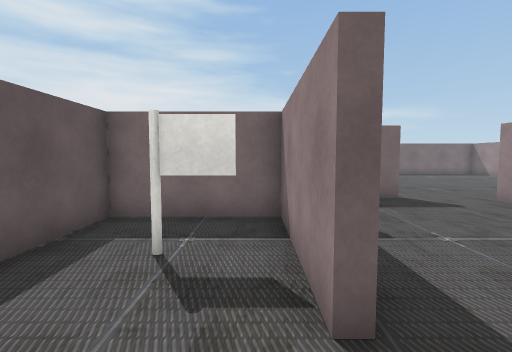
view 1 (above)

20 first-person views from a walk through a scene from a Unity 3-D project. The camera is 1.2 m above the floor, tilts 4° down and sees 85° across. The floor is counted in squares, 1 m on a side. Each view is taken from the middle of a square. On the plan, view 1 faces up. The plan holds only what a view shows up to about 13 squares ahead; the rest is blank. The place goes on beyond the plan. Some surface patterns are stand-ins.

view 2
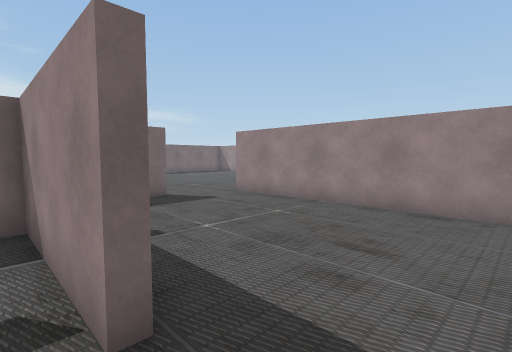

view 3
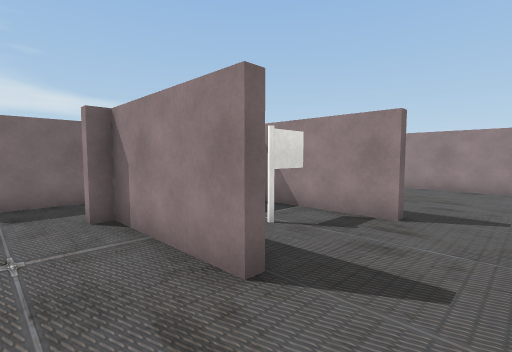

view 4
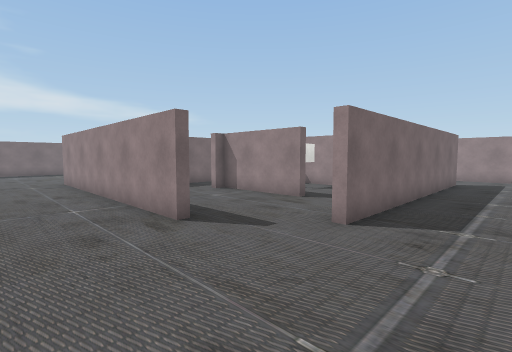

view 5
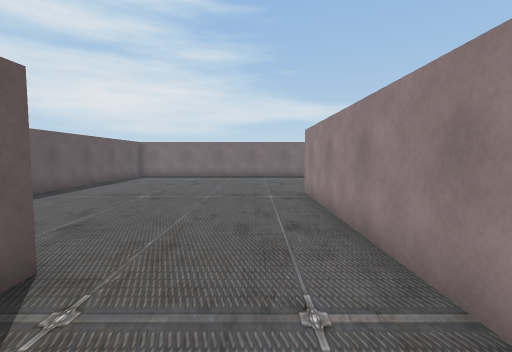

view 6
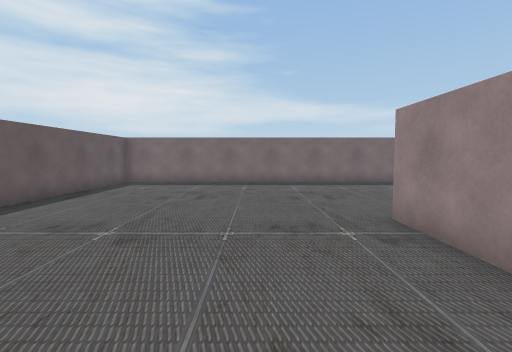

view 7
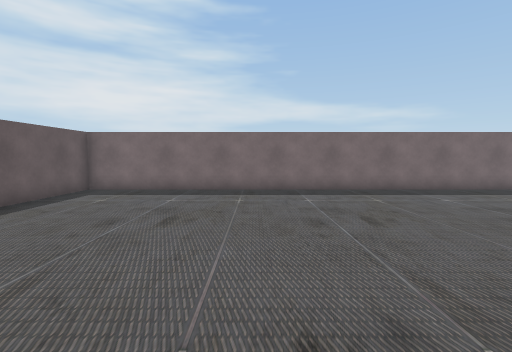

view 8
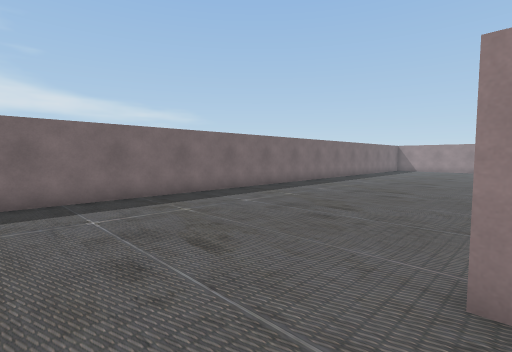

view 9
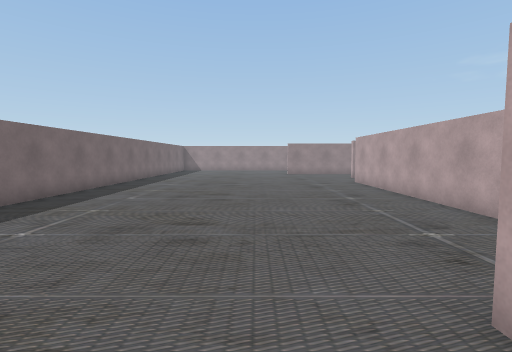

view 10
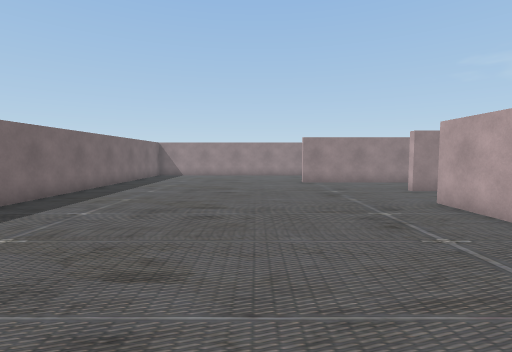

view 11
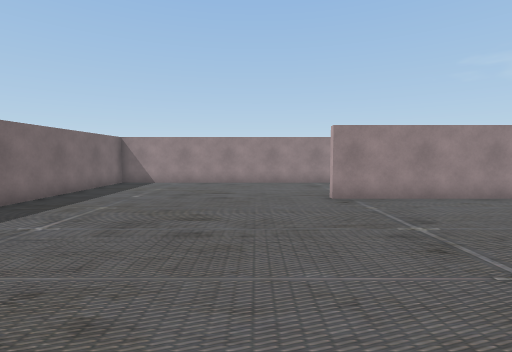

view 12
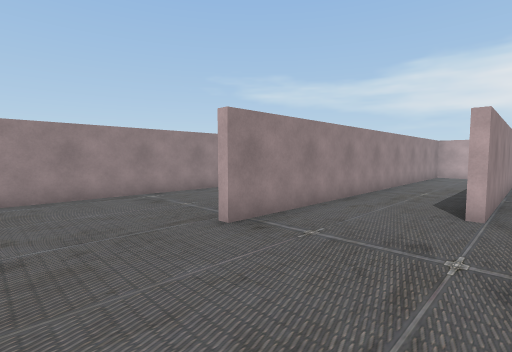

view 13
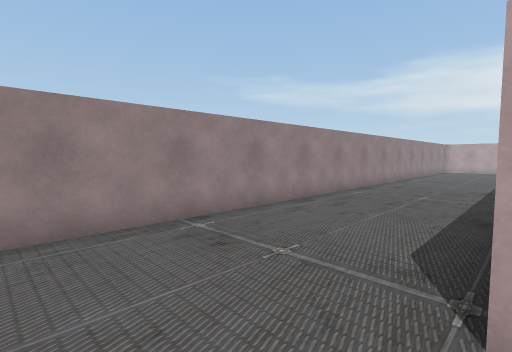

view 14
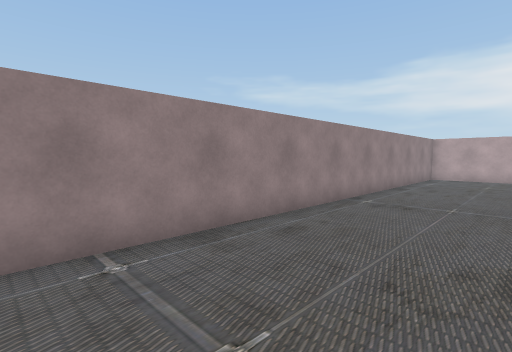

view 15
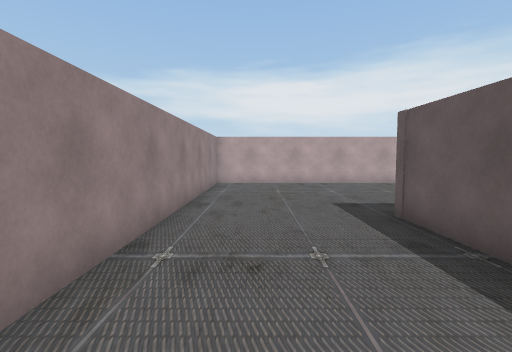

view 16
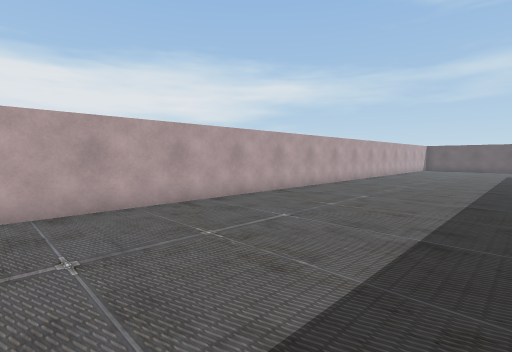

view 17
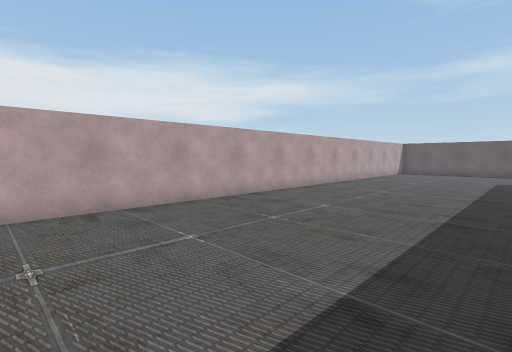

view 18
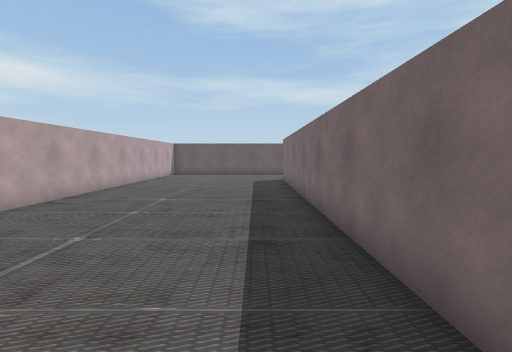

view 19
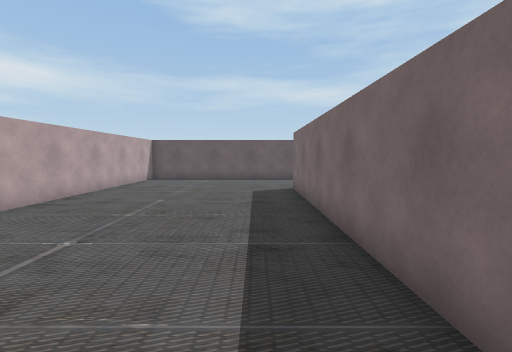

view 20
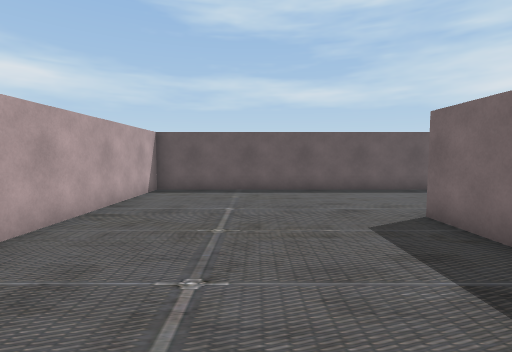

### Floor plan
Points are (right, up) in squares from view 1. A wall is a line through its corners. A room is listed if a view was taken in it or the views show most of it. See-through windows are left out.
Room 1 (views 1, 2)
walls: (0.5, 1.8) (0.5, 5.5) (-2.9, 5.5) (-2.9, 3.1); (-0.1, 3.4) (-0.6, 3.4); (4.2, 8.1) (3.5, 8.1); (6.6, -1.4) (6.6, 7.6); (-2.5, 8.1) (-3.4, 8.1)
ways out: opening at (-3, 0.5) to room 2; opening at (-3, 7) to room 2; opening at (5.5, -1) to room 2; opening at (5.5, 7.5) to room 2; gap at (0, 3)
objects: other object (-1, 3)
Room 2 (views 3, 4, 5, 6, 7, 8, 9, 10, 11, 12, 13, 14, 15, 16, 17, 18, 19, 20)
walls: (-3.2, 1.9) (-3.2, 5.5) (-3.8, 5.5); (-3.4, 8.1) (-4.8, 8.1); (-7.4, 1.6) (-7.4, 11.4); (-3.8, 8.3) (4.2, 8.3); (-11.2, 4.9) (-11.2, 4.4); (4.1, -0.7) (-5.5, -0.7); (1.6, -4.6) (-11.6, -4.6); (6.6, -2.4) (6.6, -1.4); (-16.1, -1.8) (-16.1, -11.6) (14.8, -11.6) (14.8, 19.1) (-16.1, 19.1) (-16.1, 10.8); (9.9, -0.6) (9.9, 10.9); (10.2, -2) (10.2, -4.6)
ways out: opening at (-3, 0.5) to room 1; opening at (-3, 7) to room 1; opening at (5.5, -1) to room 1; opening at (5.5, 7.5) to room 1

Positions as (right, up) in squares from view 1, and headings:
1: (0, 0), facing up
2: (0, 0), facing up-right
3: (-5, 0), facing up-right
4: (-10, -3), facing up-right
5: (-9, 2), facing up
6: (-10, 6), facing up
7: (-10, 9), facing up
8: (-10, 11), facing up-right
9: (-9, 13), facing right
10: (-3, 13), facing right
11: (2, 13), facing right
12: (6, 14), facing down-right
13: (10, 13), facing down-right
14: (11, 5), facing down-right
15: (13, 1), facing down
16: (11, -5), facing down-left
17: (5, -5), facing down-left
18: (3, -6), facing left
19: (-1, -6), facing left
20: (-6, -8), facing left
